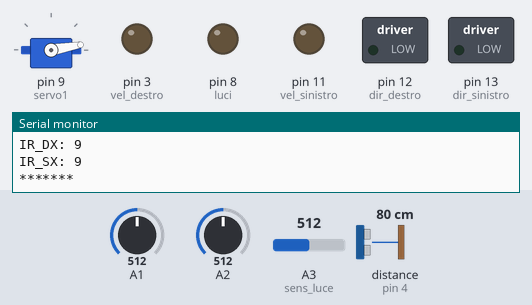
The sketch below on a simulated Arduino Uno, built with avr-gcc and run on an emulated ATmega328P. Parts: servo, switched loads named in the sketch (green lamp = pin HIGH), output pins drawn as LEDs (lit = HIGH), the last lines printed to the serial monitor. The test bench sets the inputs (shaded band); at power-on: A1 = 512, distance to the obstacle (sensor on pin 4) 80 cm, A3 (sens_luce) = 512, A2 = 512. The echo pulse lasts 58.3 µs per cm.

Above: at 1.6 s.
1.7 s: A1 set to 303
At 7.0 s:
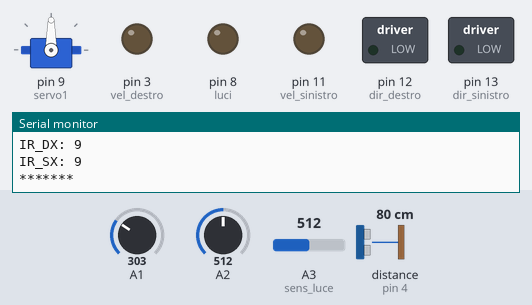
14.5 s: A1 set to 281
At 15.3 s:
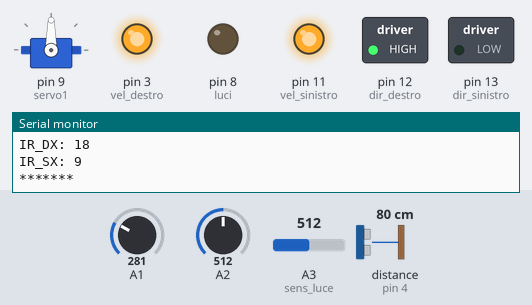
17.3 s: distance to the obstacle (sensor on pin 4) set to 35 cm
20.1 s: distance to the obstacle (sensor on pin 4) set to 29 cm
At 23.5 s:
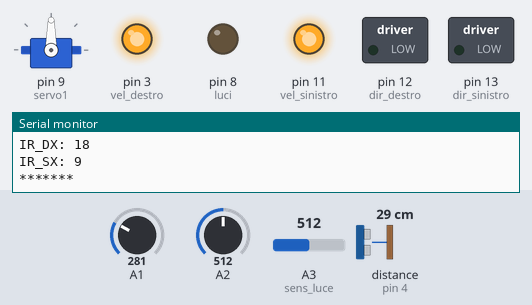
23.6 s: A3 (sens_luce) set to 23
36.2 s: A3 (sens_luce) set to 19
At 50.7 s:
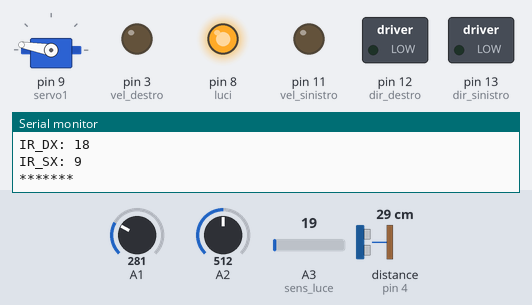
Timing chart, 0 to 51.4 s (numbered marks = the images above; inputs shaded):
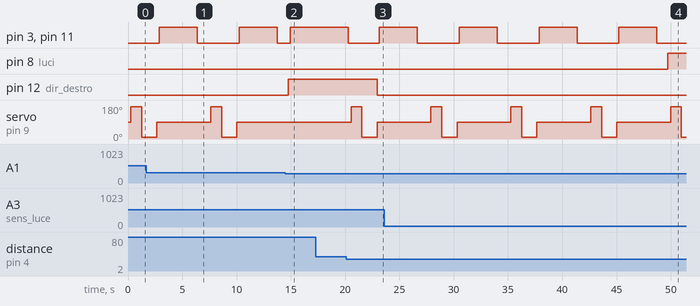

The sketch:

ER_2p3.ino
```cpp
//******************************************************//
//****** VERSIONE 2.3 -  COMPATIBILITÀ CON HARDWARE AGGIORNATI//
//******************************************************//
// UPDATE 1: aggiunte variabili di comportamento


#include <Servo.h>


#define dir_destro 12     //***************************************************
#define dir_sinistro 13   //Definisco i pin dell' L298N per il controllo motori
#define vel_destro 3      //***************************************************
#define vel_sinistro 11
//Definisco i pin dei sensori e delle luci
#define sens_luce 3
#define luci 8


byte destra = 170;      //posizioni per il servo
byte sinistra = 10;
byte avanti = 90;

Servo servo1; //creo servo

//**** VARIABILI DI DISTANZE MEMORIZZATE ****
int distanza; //distanza oggetto
int torrettaSinistra;
int torrettaDestra;
int sensoreDestro;
int sensoreSinistro;
int luce;
int torrettaDavanti;
//***************

//*********** VARIABILI DI COMPORTAMENTO**************
//*** Vengono definite nella scheda Comportamento***
//**** tramite la funzione impostaComportamento()***
int sogliaTorrettaFrontale;
int sogliaIR;
int offsetIR;
int dist_Retromarcia;
int sogliaIR_sterzata;
//****** FINE COMPORTAMENTO*********


void setup() {
  impostaComportamento();
  Serial.begin(9600);
  pinMode(dir_destro, OUTPUT);  // Imposto PinOut
  pinMode(dir_sinistro, OUTPUT);
  pinMode(vel_destro, OUTPUT);
  pinMode(vel_sinistro, OUTPUT);
  pinMode(luci, OUTPUT);
  servo1.attach(9);
}


void loop() {

  servo1.write(avanti);

  //****************************************************************
  //**********INIZIO A LEGGERE I DATI DEI SENSORI******************
  //**************************************************************

  sensoreSinistro = leggiSX();
  sensoreDestro = leggiDX();
  luce= abs(analogRead(sens_luce));
  torrettaDavanti = leggiTorretta();


  Serial.print("Torretta: ");
  Serial.println(torrettaDavanti);
  Serial.print("IR_DX: ");
  Serial.println(sensoreDestro);
  Serial.print("IR_SX: ");
  Serial.println(sensoreSinistro);
  Serial.println("*******");
 // ***********************************************************************************************************
 //FINE LETTURA DEI SENSORI. INIZIA L'ANALISI DELLA SITUAZIONE
 //************************************************************************************************************
 if (torrettaDavanti < sogliaTorrettaFrontale){            //test eseguito solo se torretta davanti trova ostacolo o se precedentemente fermo.
   Stop();
   delay(100);
   Test();

 } else if ((abs(sensoreSinistro - sensoreDestro) < 9) && (sensoreDestro < sogliaIR) && (sensoreSinistro < sogliaIR) ){  // Si dichara che l'oggetto DEVE coprire i 2 sensori freontali,
 Stop();
 delay(100);
 Test();

 }else if(sensoreDestro > (sensoreSinistro + 35) && (sensoreSinistro < sogliaIR_sterzata)){     //Se l'ostacolo copre il sensore sinistro e non il destro, allora sterza a destra.
 sterzaDX();
 delay(300);

 }else if (sensoreSinistro > (sensoreDestro + 35)&& (sensoreDestro < sogliaIR_sterzata)){

  sterzaSX();
  delay(300);

  } else{
    Avanti();

  }
   //*******************************************************************
   //***** FINE DELLE CONDIZIONI DI MOVIMENTO. CONTROLLO LUCE***********
   //********************************************************************

   if (luce <22){
     digitalWrite(luci,HIGH);
     } else {
       digitalWrite(luci,LOW);
     }


   }

   //***********************************************************
   //***********************************************************
   //fine del ciclo loop. Dichiarazione del Test Torretta
  //***********************************************************
   //**********************************************************

   void Test() {
     delay(150);
       servo1.write(destra);               //giro il servo e aspetto 1 secondo che si stabilizzi
       delay(600);                              //leggo il sensore rivolto a destra e memorizzo la distanza
       torrettaDestra = leggiTorretta();
       delay(400);
       servo1.write(sinistra);                //giro il servo a destra
       delay(1000);                           //leggo la distanza di sinistra e memorizzo
       torrettaSinistra = leggiTorretta();
       delay(400);

       servo1.write(avanti);                                                               //il dislivello tra le verie distanze deve esere di almeno 15 cm

      if ((torrettaDestra > (torrettaSinistra + 10)) && (torrettaDestra > 25)) {          //controllo se nella direzione dove la distanza
          giraDX();                                                                          //dell'oggetto è maggiore c'è abbastanza spazio per far girare il robot
           delay(1000);          //pausa per stabilizzare il sensore

           } else if ((torrettaDestra < (torrettaSinistra + 10)) && (torrettaSinistra > 25)) {
            giraSX();
            delay(1000);

            } else {
              retrocedi(35);
            }

  }  //****************FINE TEST TORRETTA*******************
```

Comportamento.ino
```cpp
//******************************************//
//******** VARIABILI DI MOVIMENTO **********//
//******************************************//

void impostaComportamento(){
	//Soglia di distanza dalla torretta frontale per cui il robot si ferma
	sogliaTorrettaFrontale = 33;   //(misure in cm)
	//******************

	//Soglia di distanza dai sensori IR, che comporta il riconoscimento dell'ostacolo.
	sogliaIR= 18;
	//Se l'offset di distanza fra i sensori IR è minore di questo, allora il robot si ferma.
	//Altrimenti sterza aggirando l'ostacolo.
	offsetIR = 10;

	sogliaIR_sterzata = 25;
}
```

Debug.ino
```cpp
//*****FUNZIONE DI DEBUG SENSORI E MOTORI*****
//ancora in beta. vedere sketch 2.5
```

Funzioni_base.ino
```cpp
long durata, cm;

int leggiTorretta() {
 pinMode(4, OUTPUT);
 digitalWrite(4, LOW);
 delayMicroseconds(2);
 digitalWrite(4, HIGH);
 delayMicroseconds(5);
 digitalWrite(4, LOW);

 pinMode(4, INPUT);
 durata = pulseIn(4, HIGH);
 cm = durata / 29 / 2;
 cm = constrain(cm, 5, 200);
 return cm;
}


float leggiDX() {
  int sensorValue = analogRead(A1);
  float mvolt = map(sensorValue, 0, 1023, 0, 5000);
  float mm = 1085534.81 * pow(mvolt, -1.2);
  float cm = mm / 10;
  cm = constrain(cm, 6, 70);
  return cm;
}

float leggiSX() {
  int sensorValue = analogRead(A2);
  float mvolt = map(sensorValue, 0, 1023, 0, 5000);
  float mm = 1085534.81 * pow(mvolt, -1.2);
  float cm = mm / 10;
  cm = constrain(cm, 6, 70);
  return cm;
}


void Avanti() {
 digitalWrite(dir_destro, HIGH);
 digitalWrite(dir_sinistro, LOW);
 delay(200);
 analogWrite(vel_destro, 255);
 analogWrite(vel_sinistro, 255);
}


void Stop() {
 analogWrite(vel_destro, 0);
 analogWrite(vel_sinistro, 0);
}


void giraDX() {
 digitalWrite(dir_destro, HIGH);
 digitalWrite(dir_sinistro, HIGH);
 delay(200);
 delay(100);
 analogWrite(vel_destro, 255);
 analogWrite(vel_sinistro, 255);
 delay(3500);
 Stop();
}


void giraSX() {

 digitalWrite(dir_destro, LOW);
 digitalWrite(dir_sinistro, LOW);
 delay(200);
 analogWrite(vel_destro, 255);
 analogWrite(vel_sinistro, 255);
 delay(3500);
 Stop();
}


void retrocedi(int cm) {
 digitalWrite(dir_destro, LOW);
 digitalWrite(dir_sinistro, HIGH);
 delay(100);
 analogWrite(vel_destro, 255);
 analogWrite(vel_sinistro, 255);
 int tempo = (cm/8)*1000;
 delay(tempo);
 Stop();
 delay(100);
 Test();

}

void sterzaDX(){
 digitalWrite(dir_destro, HIGH);
 digitalWrite(dir_sinistro, LOW);
 analogWrite(vel_destro, 255);
 analogWrite(vel_sinistro, 0);
}


void sterzaSX(){
 digitalWrite(dir_destro, HIGH);
 digitalWrite(dir_sinistro, LOW);
 delay(200);
 analogWrite(vel_sinistro, 255);
 analogWrite(vel_destro, 0);
}
```

Measured:
- the behaviour switches between 290 and 289 on A1 (found by bisection; images 1 and 2)
- the behaviour switches between 33 and 32 cm on distance to the obstacle (sensor on pin 4) (found by bisection; images 2 and 3)
- the behaviour switches between 22 and 21 on A3 (sens_luce) (found by bisection; images 3 and 4)
- after the input at 14.5 s, pin 3 (vel_destro), pin 11 (vel_sinistro): LOW → HIGH after 0.44 s; pin 12 (dir_destro): LOW → HIGH after 0.24 s; servo on pin 9 (servo1): stays 90° (without the input it goes to 170° after 0.49 s)
- after the input at 20.1 s, pin 3 (vel_destro), pin 11 (vel_sinistro): HIGH → LOW after 0.19 s, → HIGH 2.9 s later; pin 12 (dir_destro): HIGH → LOW after 2.8 s; servo on pin 9 (servo1): 90° → 170° after 0.44 s, → 10° 1.0 s later, → 90° 1.4 s later
- after the input at 36.2 s, pin 8 (luci): LOW → HIGH after 13.5 s
- by itself, pin 3 (vel_destro), pin 11 (vel_sinistro): alternates HIGH for 3.5 s and LOW for 3.9 s
